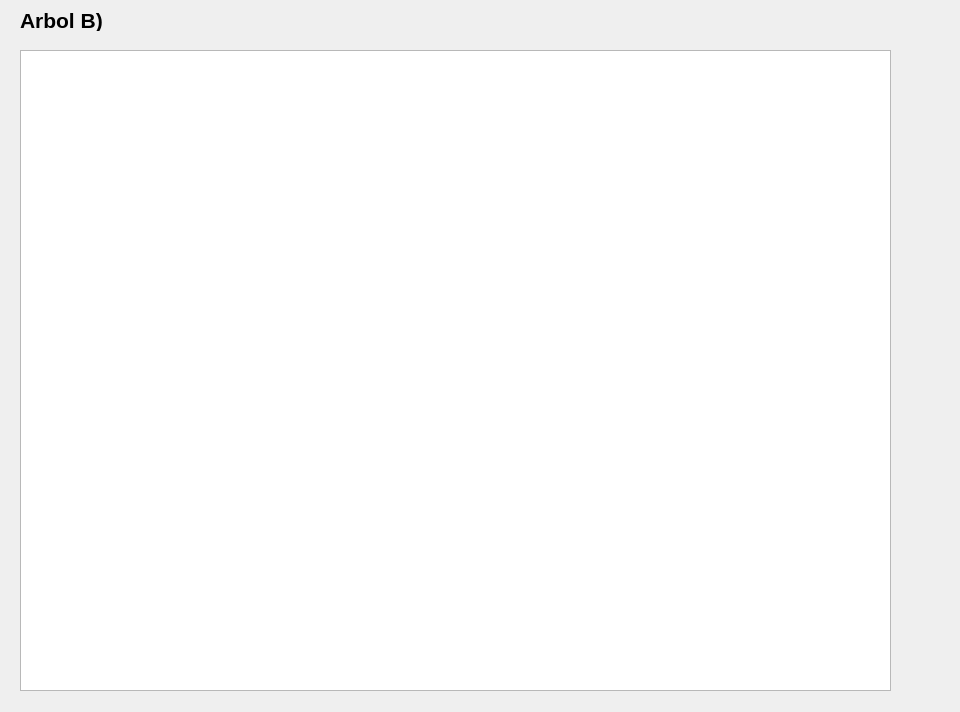
<?xml version="1.0" encoding="UTF-8"?>
<ui version="4.0">
 <class>verArbol</class>
 <widget class="QDialog" name="verArbol">
  <property name="geometry">
   <rect>
    <x>0</x>
    <y>0</y>
    <width>960</width>
    <height>712</height>
   </rect>
  </property>
  <property name="windowTitle">
   <string>Dialog</string>
  </property>
  <widget class="QLabel" name="titulo">
   <property name="geometry">
    <rect>
     <x>20</x>
     <y>10</y>
     <width>151</width>
     <height>21</height>
    </rect>
   </property>
   <property name="font">
    <font>
     <pointsize>16</pointsize>
     <weight>75</weight>
     <bold>true</bold>
    </font>
   </property>
   <property name="text">
    <string>Arbol B)</string>
   </property>
  </widget>
  <widget class="QTextBrowser" name="textBrowser">
   <property name="geometry">
    <rect>
     <x>20</x>
     <y>50</y>
     <width>871</width>
     <height>641</height>
    </rect>
   </property>
  </widget>
 </widget>
 <resources/>
 <connections/>
</ui>
